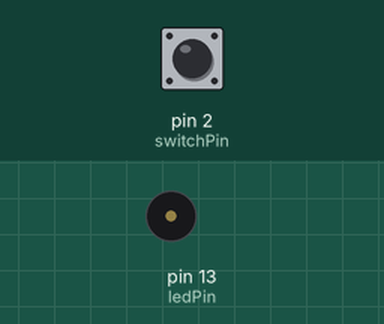
The sketch below on a simulated Arduino Uno, built with avr-gcc and run on an emulated ATmega328P. Shown: buzzer (waves = sounding). The test bench sets the inputs (shaded band); at power-on: pin 2 (switchPin) LOW. What the sketch prints to the serial monitor is not drawn.

Above: at 1.2 s.
1.3 s: pin 2 (switchPin) pulled HIGH for 0.15 s
At 1.38 s:
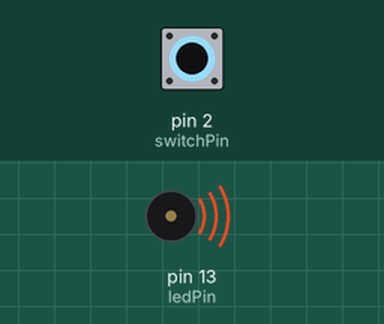
2.9 s: pin 2 (switchPin) pulled HIGH for 3.2 s
At 6.5 s:
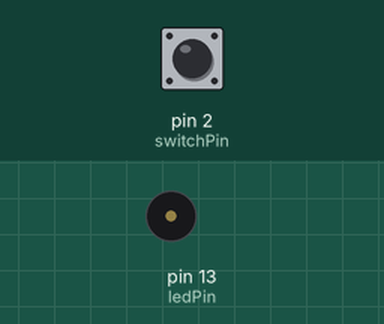
Timing chart, 0 to 8.0 s (numbered marks = the images above; inputs shaded):
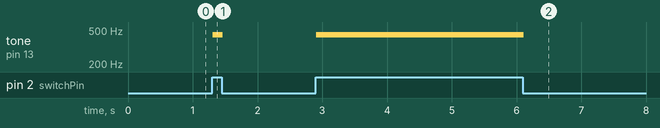

The sketch:

basicTone.ino
```cpp
int ledPin = 13;
int switchPin = 2;
int switchRead = 0;
void setup() {
  // put your setup code here, to run once:
  pinMode(ledPin, OUTPUT);
  pinMode(switchPin, INPUT);
  Serial.begin(9600);
}

void loop() {

  switchRead = digitalRead(switchPin);
  Serial.println(switchRead);

  if (switchRead == 1) {
    tone(13, 440, 10);
  }

}
```

Measured:
- after the input at 1.3 s, tone on pin 13 (ledPin): silent → 440 Hz at once, → silent 0.16 s later
- after the input at 2.9 s, tone on pin 13 (ledPin): silent → 440 Hz at once, → silent 3.2 s later
